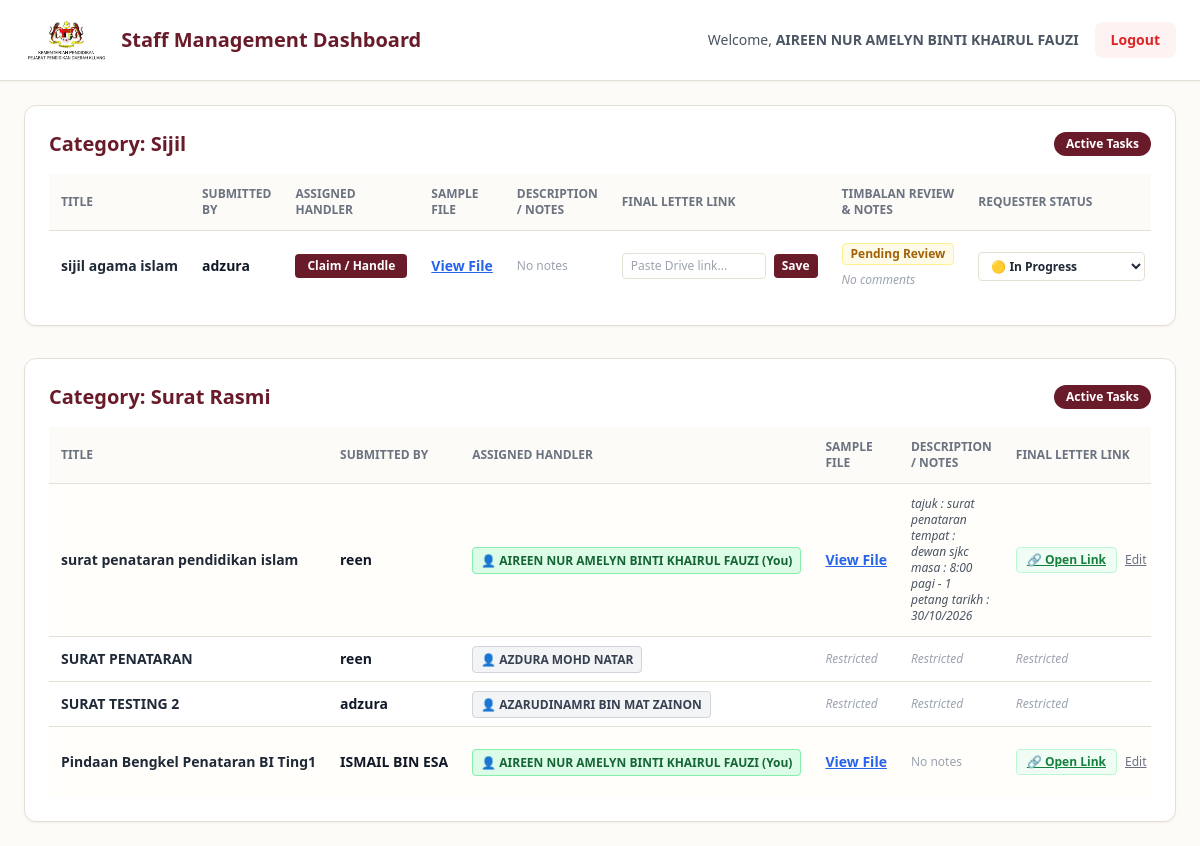
The app's page /dashboard.php (signed in) with its own data.
### tables this page shows
CREATE TABLE `documents` (
  `id` int(11) NOT NULL,
  `user_id` int(11) NOT NULL,
  `title` varchar(255) NOT NULL,
  `doc_type` enum('Surat Rasmi','Sijil') NOT NULL DEFAULT 'Surat Rasmi',
  `target_date` date NOT NULL,
  `sample_file` varchar(255) DEFAULT NULL,
  `status` enum('In Progress','Pending Signature','Done') DEFAULT 'In Progress',
  `completed_at` datetime DEFAULT NULL,
  `handler_id` int(11) DEFAULT NULL,
  `created_at` timestamp NULL DEFAULT current_timestamp(),
  `description` text NOT NULL,
  `final_link` varchar(255) DEFAULT NULL,
  `timbalan_status` varchar(50) DEFAULT 'Pending Review',
  `timbalan_comment` text DEFAULT NULL
);

CREATE TABLE `profiles` (
  `id` int(11) NOT NULL,
  `full_name` varchar(255) NOT NULL,
  `department` varchar(255) NOT NULL,
  `email` varchar(255) NOT NULL,
  `password` varchar(255) NOT NULL,
  `role` varchar(50) DEFAULT 'staff',
  `created_at` timestamp NULL DEFAULT current_timestamp()
);

### dashboard.php (the view, shortened to what this page needs)
<?php
include 'db.php';
$staff_id = $_SESSION['user_id'];
?>
<!DOCTYPE html>
<html lang="en">
<head>
    <script src="https://cdn.tailwindcss.com"></script>
</head>
<body class="bg-[#FDFBF7] min-h-screen text-gray-800">
    <nav class="bg-white border-b border-[#E5E0D5] px-6 py-4 flex justify-between items-center shadow-sm">
        <div class="flex items-center gap-3">
            <img src="logoppd-removebg-preview.jpg" alt="PPD Kluang Logo" class="h-12 object-contain">
            <h1 class="text-xl font-bold text-[#6A1B29]">Staff Management Dashboard</h1>
        </div>
        <div class="flex items-center gap-4">
            <span class="text-sm text-gray-600">Welcome, <strong><?php echo htmlspecialchars($_SESSION['full_name']); ?></strong></span>
            <a href="login.html" class="bg-red-50 text-red-600 px-4 py-2 rounded-lg text-sm font-semibold hover:bg-red-100 transition">Logout</a>
        </div>
    </nav>
    <main class="w-full px-6 py-6 space-y-8">
        <?php
        function renderTaskTable($conn, $staff_id, $category_name) {
            $query = "
                SELECT documents.*,
                       requester.full_name AS requester_name,
                       requester.department AS requester_dept,
                       handler.full_name AS handler_name
                FROM documents
                INNER JOIN profiles AS requester ON documents.user_id = requester.id
                LEFT JOIN profiles AS handler ON documents.handler_id = handler.id
                WHERE documents.doc_type = ?
                ORDER BY documents.created_at DESC
            ";
            $stmt = $conn->prepare($query);
            $stmt->bind_param("s", $category_name);
            $stmt->execute();
            $result = $stmt->get_result();
            $table_id = 'table-' . strtolower(str_replace(' ', '-', $category_name));
            ?>
            <div class="bg-white border border-[#E5E0D5] rounded-xl p-6 shadow-sm">
                <div class="flex justify-between items-center mb-4">
                    <h2 class="text-xl font-bold text-[#6A1B29]">Category: <?php echo htmlspecialchars($category_name); ?></h2>
                    <span class="text-xs bg-[#6A1B29] text-white px-3 py-1 rounded-full font-semibold">Active Tasks</span>
                </div>
                <div class="overflow-x-auto">
                    <table class="w-full text-left border-collapse">
                        <thead>
                            <tr class="border-b border-[#E5E0D5] bg-[#FDFBF7] text-xs text-gray-500 uppercase">
                                <th class="p-3">Title</th>
                                <th class="p-3">Submitted By</th>
                                <th class="p-3">Assigned Handler</th>
                                <th class="p-3">Sample File</th>
                                <th class="p-3">Description / Notes</th>
                                <th class="p-3">Final Letter Link</th>
                                <th class="p-3">Timbalan Review & Notes</th>
                                <th class="p-3">Requester Status</th>
                            </tr>
                        </thead>
                        <tbody id="<?php echo $table_id; ?>" class="divide-y divide-[#E5E0D5] text-sm">
                            <?php if ($result && $result->num_rows > 0): ?>
                                <?php while ($row = $result->fetch_assoc()): ?>
                                    <?php
                                        $is_my_task = ($row['handler_id'] == $staff_id);
                                        $is_claimed_by_other = (!empty($row['handler_id']) && $row['handler_id'] != $staff_id);
                                        $t_status = $row['timbalan_status'] ?? 'Pending Review';
                                        $t_badge = "bg-yellow-50 text-yellow-700 border-yellow-200";
                                        if ($t_status === 'Requires Correction') $t_badge = "bg-red-50 text-red-700 border-red-200";
                                        if ($t_status === 'Approved / Done') $t_badge = "bg-green-50 text-green-700 border-green-200";
                                    ?>
                                    <tr class="<?php echo $is_my_task ? 'bg-amber-50/20' : ''; ?>">
                                        <td class="p-3 font-semibold text-gray-800 whitespace-nowrap"><?php echo htmlspecialchars($row['title']); ?></td>
                                        <td class="p-3 whitespace-nowrap">
                                            <strong class="text-gray-900"><?php echo htmlspecialchars($row['requester_name']); ?></strong><br>
                                        </td>
                                        <td class="p-3 whitespace-nowrap">
                                            <?php if (!empty($row['handler_name'])): ?>
                                                <span class="text-xs <?php echo $is_my_task ? 'bg-green-100 text-green-800 border-green-300' : 'bg-gray-100 text-gray-700 border-gray-300'; ?> px-2 py-1 rounded font-bold border">
                                                    👤 <?php echo htmlspecialchars($row['handler_name']); ?> <?php echo $is_my_task ? '(You)' : ''; ?>
                                                </span>
                                            <?php else: ?>
                                                <form action="dashboard.php" method="POST">
                                                    <button type="submit" class="text-xs bg-[#6A1B29] text-white px-3 py-1 rounded font-semibold hover:bg-[#52131F] transition">
                                                        Claim / Handle
                                                    </button>
                                                </form>
                                            <?php endif; ?>
                                        </td>
                                        <?php if ($is_claimed_by_other): ?>
                                            <td class="p-3 text-gray-400 italic text-xs">Restricted</td>
                                            <td class="p-3 text-gray-400 italic text-xs">Restricted</td>
                                            <td class="p-3 text-gray-400 italic text-xs">Restricted</td>
                                        <?php else: ?>
                                            <td class="p-3 whitespace-nowrap">
                                                <?php if (!empty($row['sample_file'])): ?>
                                                    <a href="<?php echo htmlspecialchars($row['sample_file']); ?>" target="_blank" class="text-blue-600 font-semibold underline">View File</a>
                                                <?php else: ?>
                                                    <span class="text-gray-400">None</span>
                                                <?php endif; ?>
                                            </td>
                                            <td class="p-3 text-gray-600 italic text-xs max-w-xs whitespace-normal break-words" title="<?php echo htmlspecialchars($row['description'] ?? ''); ?>">
                                                <?php echo !empty($row['description']) ? htmlspecialchars($row['description']) : '<span class="text-gray-400 not-italic">No notes</span>'; ?>
                                            </td>
                                            <td class="p-3 whitespace-nowrap">
                                                <?php $has_link = !empty($row['final_link']); ?>
                                                <div id="link-display-<?php echo $row['id']; ?>" class="<?php echo $has_link ? '' : 'hidden'; ?>">
                                                    <?php if ($has_link): ?>
                                                        <div class="flex items-center gap-2">
                                                            <a href="<?php echo htmlspecialchars($row['final_link']); ?>" target="_blank" class="text-xs bg-green-50 text-green-700 border border-green-200 px-2.5 py-1 rounded font-bold underline">🔗 Open Link</a>
                                                            <button type="button" onclick="toggleEditLink(<?php echo $row['id']; ?>)" class="text-xs text-gray-500 hover:text-gray-700 underline">Edit</button>
                                                        </div>
                                                    <?php endif; ?>
                                                </div>
                                                <div id="link-form-<?php echo $row['id']; ?>" class="<?php echo $has_link ? 'hidden' : ''; ?>">
                                                    <form action="dashboard.php" method="POST" class="flex items-center gap-2">
                                                        <input type="url" name="final_link" placeholder="Paste Drive link..." value="<?php echo htmlspecialchars($row['final_link'] ?? ''); ?>" class="px-2 py-1 border border-[#E5E0D5] rounded bg-white text-xs w-36" required>
                                                        <button type="submit" class="text-xs bg-[#6A1B29] text-white px-2 py-1 rounded font-semibold hover:bg-[#52131F] transition">
                                                            Save
                                                        </button>
                                                    </form>
                                                </div>
                                            </td>
                                            <td class="p-3 max-w-xs">
                                                <span class="px-2 py-0.5 rounded text-xs font-bold border block w-max mb-1 <?php echo $t_badge; ?>">
                                                    <?php echo htmlspecialchars($t_status); ?>
                                                </span>
                                                <?php if ($t_status !== 'Approved / Done' && !empty($row['timbalan_comment'])): ?>
                                                    <p class="text-xs text-gray-700 bg-gray-50 border border-gray-200 p-1.5 rounded italic whitespace-normal break-words">
                                                        💬 <?php echo htmlspecialchars($row['timbalan_comment']); ?>
                                                    </p>
                                                <?php elseif ($t_status !== 'Approved / Done'): ?>
                                                    <span class="text-xs text-gray-400 italic">No comments</span>
                                                <?php endif; ?>
                                            </td>
                                            <td class="p-3 whitespace-nowrap">
                                                <form action="dashboard.php" method="POST">
                                                    <select name="status" onchange="this.form.submit()" class="px-2 py-1 border border-[#E5E0D5] rounded bg-white text-xs font-semibold focus:ring-2 focus:ring-[#6A1B29]">
                                                        <option value="In Progress" <?php if($row['status'] == 'In Progress') echo 'selected'; ?>>🟡 In Progress</option>
                                                    </select>
                                                </form>
                                            </td>
                                        <?php endif; ?>
                                    </tr>
                                <?php endwhile; ?>
                            <?php else: ?>
                                <tr><td colspan="8" class="p-4 text-center text-gray-500">No tasks currently queued in this category.</td></tr>
                            <?php endif; ?>
                        </tbody>
                    </table>
                </div>
            </div>
            <?php
        }
        renderTaskTable($conn, $staff_id, 'Sijil');
        renderTaskTable($conn, $staff_id, 'Surat Rasmi');
        ?>
    </main>
</body>
</html>

### records on screen
documents: title "sijil agama islam", user.full_name "adzura", description "No notes", timbalan_status "Pending Review", shows "No comments", status "🟡 In Progress"
documents: title "surat penataran pendidikan islam", user.full_name "reen", profiles.full_name "AIREEN NUR AMELYN BINTI KHAIRUL FAUZI", handler_id "(You)", description "tajuk : surat penataran tempat : dewan sjkc masa : 8:00 pagi - 1 petang tarikh : 30/10/2026"
documents: title "SURAT PENATARAN", user.full_name "reen", profiles.full_name "AZDURA MOHD NATAR"
documents: title "SURAT TESTING 2", user.full_name "adzura", profiles.full_name "AZARUDINAMRI BIN MAT ZAINON"
documents: title "Pindaan Bengkel Penataran BI Ting1", user.full_name "ISMAIL BIN ESA", profiles.full_name "AIREEN NUR AMELYN BINTI KHAIRUL FAUZI", handler_id "(You)", description "No notes"

### other values on screen
$_SESSION['full_name'] "AIREEN NUR AMELYN BINTI KHAIRUL FAUZI"
$category_name "Sijil Surat Rasmi"
